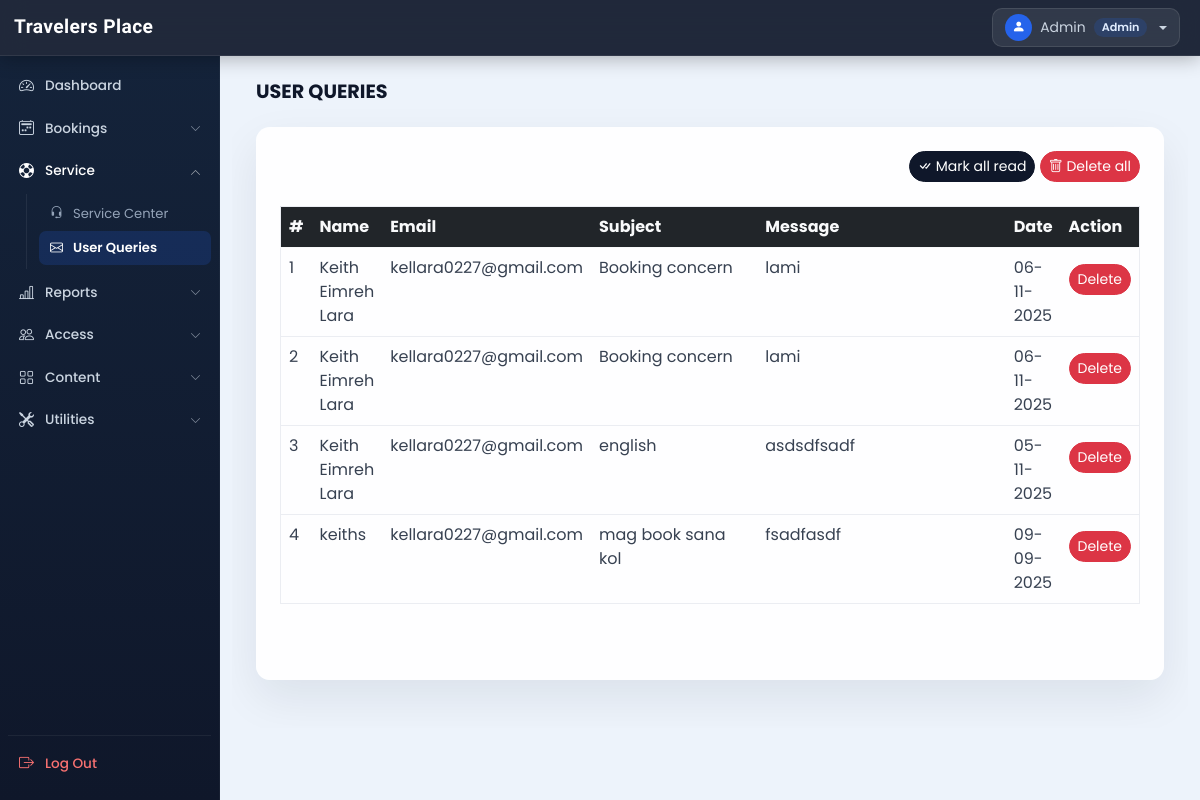
The app's page /admin/user_queries.php (signed in), older data.
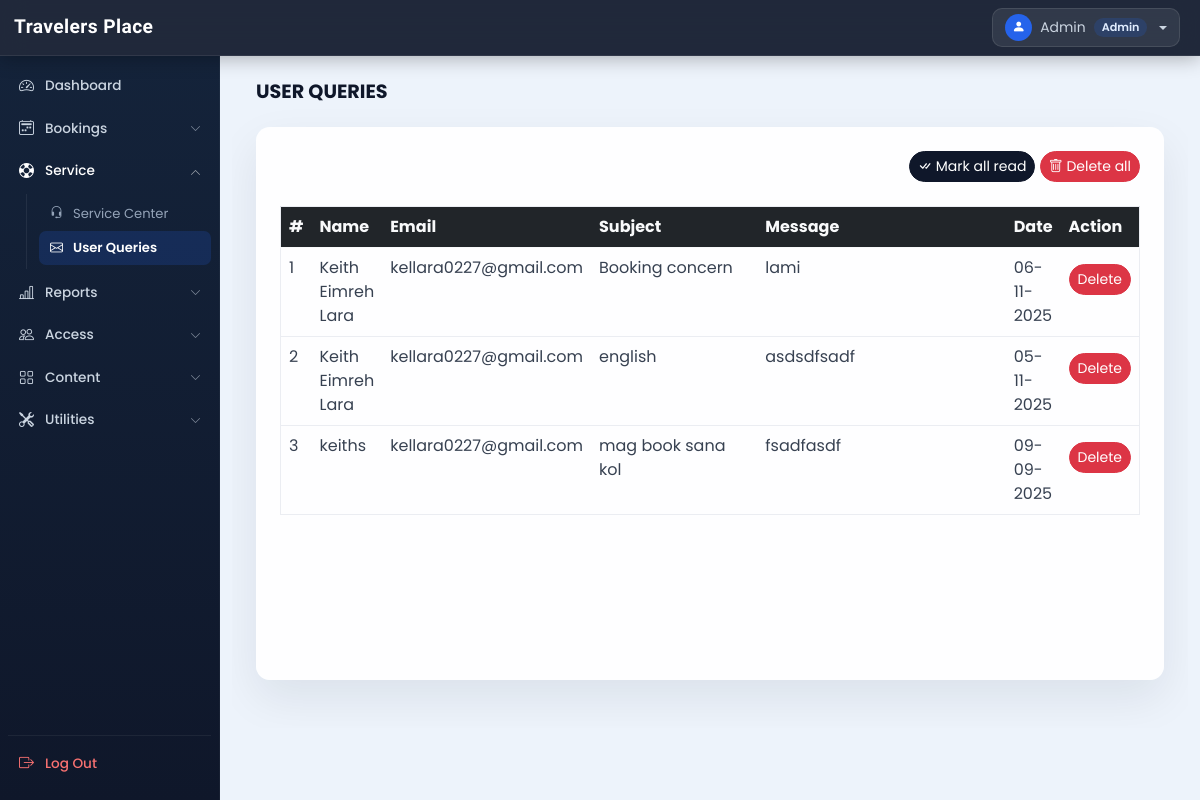
The same page, newer data.
### tables this page shows
CREATE TABLE `user_queries` (
  `sr_no` int(11) NOT NULL AUTO_INCREMENT,
  `name` varchar(50) NOT NULL,
  `email` varchar(150) NOT NULL,
  `subject` varchar(200) NOT NULL,
  `message` varchar(500) NOT NULL,
  `datentime` datetime NOT NULL DEFAULT current_timestamp(),
  `seen` tinyint(4) NOT NULL DEFAULT 0,
  `is_archived` tinyint(1) NOT NULL DEFAULT 0,
  `archived_at` datetime DEFAULT NULL,
  PRIMARY KEY (`sr_no`)
);

### admin/user_queries.php (the view, shortened to what this page needs)
<!DOCTYPE html>
<html lang="en">
<head>
  <?php require('inc/links.php'); ?>
</head>
<body class="bg-light">
  <?php require('inc/header.php'); ?>
  <div class="container-fluid" id="main-content">
    <div class="row">
      <div class="col-lg-10 ms-auto p-4 overflow-hidden">
        <h3 class="mb-4">USER QUERIES</h3>
        <div class="card border-0 shadow-sm mb-4">
          <div class="card-body">
            <div class="text-end mb-4">
              <a href="?seen=all" class="btn btn-dark rounded-pill shadow-none btn-sm">
                <i class="bi bi-check-all"></i> Mark all read
              </a>
              <a href="?del=all" class="btn btn-danger rounded-pill shadow-none btn-sm">
                <i class="bi bi-trash"></i> Delete all
              </a>
            </div>
            <div class="table-responsive-md" style="height: 450px; overflow-y: scroll;">
              <table class="table table-hover border">
                <thead class="sticky-top">
                  <tr class="bg-dark text-light">
                    <th scope="col">#</th>
                    <th scope="col">Name</th>
                    <th scope="col">Email</th>
                    <th scope="col" width="20%">Subject</th>
                    <th scope="col" width="30%">Message</th>
                    <th scope="col">Date</th>
                    <th scope="col">Action</th>
                  </tr>
                </thead>
                <tbody>
                  <?php
                    $q = "SELECT * FROM `user_queries` WHERE `is_archived` = 0 ORDER BY `sr_no` DESC";
                    $data = mysqli_query($con,$q);
                    $i=1;
                    while($row = mysqli_fetch_assoc($data))
                    {
                      $date = date('d-m-Y',strtotime($row['datentime']));
                      $seen='';
                      $seen.="<a href='?del=$row[sr_no]' class='btn btn-sm rounded-pill btn-danger mt-2'>Delete</a>";
                      echo<<<query
                        <tr>
                          <td>$i</td>
                          <td>$row[name]</td>
                          <td>$row[email]</td>
                          <td>$row[subject]</td>
                          <td>$row[message]</td>
                          <td>$date</td>
                          <td>$seen</td>
                        </tr>
                      query;
                      $i++;
                    }
                  ?>
                </tbody>
              </table>
            </div>
          </div>
        </div>
      </div>
    </div>
  </div>
</body>
</html>

Row changes from the older to the newer data that the page shows:
no longer on this page (row edited): user_queries: name "Keith Eimreh Lara", email "kellara0227@gmail.com", subject "Booking concern", message "lami", datentime "06-11-2025"
